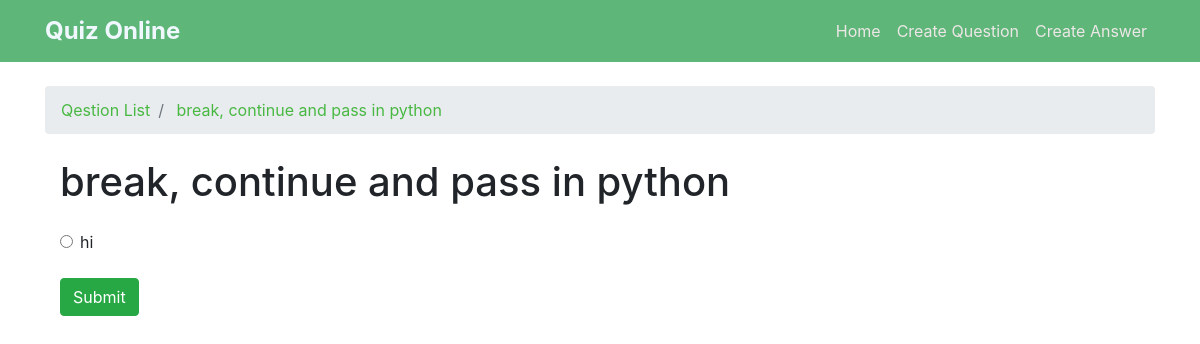
Page /4/ on the committed database.
### quiz_app/models.py (models this page shows, shortened)
class Question(models.Model):
    author = models.ForeignKey(User, on_delete=models.CASCADE)
    question_title = models.CharField(max_length=100)
    content = models.TextField(max_length=1000)
    tags = TaggableManager()
    created_at = models.DateTimeField(default=timezone.now)
    def __str__(self) -> str:
        return self.question_title

class Answer(models.Model):
    author = models.ForeignKey(User, on_delete=models.CASCADE)
    answer = models.CharField(max_length=200)
    correct_answer = models.BooleanField(default=False)
    question_title = models.ForeignKey(Question, on_delete=models.SET_NULL, null=True)
    created_at = models.DateTimeField(default=timezone.now)

### quiz_app/views.py (the view)
# urls.py: path('<int:Q_id>/', Question_Detail),
def Question_Detail(request, Q_id):
    data = Question.objects.get(id=Q_id)
    answers = Answer.objects.filter(question_title=data)
    if request.method == 'POST':
        selected_answer_id = request.POST.get('answer')  # Get the ID of the selected answer from the form
        try:
            selected_answer = Answer.objects.get(id=selected_answer_id)
            if selected_answer.correct_answer:
                is_correct_answer = True
            else:
                is_correct_answer = False
        except Answer.DoesNotExist:
            is_correct_answer = False
    else:
        is_correct_answer = None
    return render(request, 'quiz_app/question_detail.html', {'Q': data, 'answers': answers, 'is_correct_answer': is_correct_answer})

### quiz_app/templates/quiz_app/question_detail.html (shortened to what this page needs)
{% extends 'base.html' %}
{% block breadcrumb %}
    <li class="breadcrumb-item active"> <a href="/">Qestion List</a></li>
    <li class="breadcrumb-item active"> <a href="">{{Q}}</a></li>
{%endblock%}
{% block content %}
  <div class="container mt-4">
    <h1 class="mb-4">{{ Q }}</h1>
    <form method="post">
      {% for answer in answers %}
      <div class="form-check">
        <input class="form-check-input" type="radio" name="answer" id="answer{{ forloop.counter }}" value="{{ answer.id }}">
        <label class="form-check-label" for="answer{{ forloop.counter }}">{{ answer.answer }}</label>
      </div>
      {% endfor %}
      <button type="submit" class="btn btn-success mt-4" >Submit</button>
    </form>
  </div>
{%endblock%}

### quiz_app/templates/base.html (style rules this page uses)
.breadcrumb-item { display: inline-block; }
.breadcrumb-item a { text-decoration: none; color: #49b843; }
.breadcrumb-item.active { color: #333; }
.breadcrumb-item:not(:last-child)::after { margin: 0 5px; color: #999; }

### rows in the picture
Question: question_title "break, continue and pass in python"
Answer: answer "hi"
